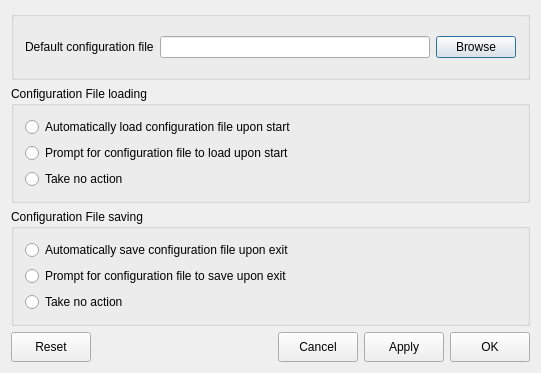
<?xml version="1.0" encoding="UTF-8"?>
<ui version="4.0">
 <class>CConfigFileSettingsBaseDialog</class>
 <widget class="QDialog" name="CConfigFileSettingsBaseDialog">
  <property name="geometry">
   <rect>
    <x>0</x>
    <y>0</y>
    <width>541</width>
    <height>373</height>
   </rect>
  </property>
  <property name="windowTitle">
   <string>Configuration File Settings</string>
  </property>
  <layout class="QGridLayout">
   <item row="0" column="0">
    <widget class="Q3GroupBox" name="groupBox11">
     <property name="title">
      <string/>
     </property>
     <layout class="QGridLayout">
      <item row="0" column="1">
       <widget class="QLineEdit" name="m_lineeditconfigfile"/>
      </item>
      <item row="0" column="0">
       <widget class="QLabel" name="textLabel1">
        <property name="text">
         <string>Default configuration file</string>
        </property>
        <property name="wordWrap">
         <bool>false</bool>
        </property>
       </widget>
      </item>
      <item row="0" column="2">
       <widget class="QPushButton" name="m_pushbuttonbrowse">
        <property name="text">
         <string>Browse</string>
        </property>
       </widget>
      </item>
     </layout>
    </widget>
   </item>
   <item row="1" column="0">
    <widget class="Q3GroupBox" name="groupBox12">
     <property name="title">
      <string>Configuration File loading</string>
     </property>
     <layout class="QGridLayout">
      <item row="0" column="0">
       <widget class="QRadioButton" name="m_radiobuttonloadauto">
        <property name="text">
         <string>Automatically load configuration file upon start</string>
        </property>
       </widget>
      </item>
      <item row="1" column="0">
       <widget class="QRadioButton" name="m_radiobuttonloadprompt">
        <property name="text">
         <string>Prompt for configuration file to load upon start</string>
        </property>
       </widget>
      </item>
      <item row="2" column="0">
       <widget class="QRadioButton" name="m_radiobuttonloadnoaction">
        <property name="text">
         <string>Take no action</string>
        </property>
       </widget>
      </item>
     </layout>
    </widget>
   </item>
   <item row="2" column="0">
    <widget class="Q3GroupBox" name="m_radiobuttonnoaction">
     <property name="title">
      <string>Configuration File saving</string>
     </property>
     <layout class="QGridLayout">
      <item row="1" column="0">
       <widget class="QRadioButton" name="m_radiobuttonsaveprompt">
        <property name="text">
         <string>Prompt for configuration file to save upon exit</string>
        </property>
       </widget>
      </item>
      <item row="2" column="0">
       <widget class="QRadioButton" name="m_radiobuttonsavenoaction">
        <property name="text">
         <string>Take no action</string>
        </property>
       </widget>
      </item>
      <item row="0" column="0">
       <widget class="QRadioButton" name="m_radiobuttonsaveauto">
        <property name="text">
         <string>Automatically save configuration file upon exit</string>
        </property>
       </widget>
      </item>
     </layout>
    </widget>
   </item>
   <item row="3" column="0">
    <layout class="QHBoxLayout">
     <item>
      <widget class="QPushButton" name="m_pushbuttonreset">
       <property name="sizePolicy">
        <sizepolicy hsizetype="Preferred" vsizetype="Fixed">
         <horstretch>0</horstretch>
         <verstretch>0</verstretch>
        </sizepolicy>
       </property>
       <property name="minimumSize">
        <size>
         <width>80</width>
         <height>30</height>
        </size>
       </property>
       <property name="whatsThis">
        <string>Abandon all changes</string>
       </property>
       <property name="text">
        <string>Reset</string>
       </property>
       <property name="autoDefault">
        <bool>false</bool>
       </property>
      </widget>
     </item>
     <item>
      <spacer name="spacer1">
       <property name="orientation">
        <enum>Qt::Horizontal</enum>
       </property>
       <property name="sizeType">
        <enum>QSizePolicy::Expanding</enum>
       </property>
       <property name="sizeHint" stdset="0">
        <size>
         <width>160</width>
         <height>20</height>
        </size>
       </property>
      </spacer>
     </item>
     <item>
      <widget class="QPushButton" name="m_pushbuttoncancel">
       <property name="sizePolicy">
        <sizepolicy hsizetype="Preferred" vsizetype="Fixed">
         <horstretch>0</horstretch>
         <verstretch>0</verstretch>
        </sizepolicy>
       </property>
       <property name="minimumSize">
        <size>
         <width>80</width>
         <height>30</height>
        </size>
       </property>
       <property name="whatsThis">
        <string>Abandon all changes</string>
       </property>
       <property name="text">
        <string>Cancel</string>
       </property>
       <property name="autoDefault">
        <bool>false</bool>
       </property>
      </widget>
     </item>
     <item>
      <widget class="QPushButton" name="m_pushbuttonapply">
       <property name="sizePolicy">
        <sizepolicy hsizetype="Preferred" vsizetype="Fixed">
         <horstretch>0</horstretch>
         <verstretch>0</verstretch>
        </sizepolicy>
       </property>
       <property name="minimumSize">
        <size>
         <width>80</width>
         <height>30</height>
        </size>
       </property>
       <property name="whatsThis">
        <string>Apply changes</string>
       </property>
       <property name="text">
        <string>Apply</string>
       </property>
       <property name="autoDefault">
        <bool>false</bool>
       </property>
      </widget>
     </item>
     <item>
      <widget class="QPushButton" name="m_pushbuttonok">
       <property name="sizePolicy">
        <sizepolicy hsizetype="Preferred" vsizetype="Fixed">
         <horstretch>0</horstretch>
         <verstretch>0</verstretch>
        </sizepolicy>
       </property>
       <property name="minimumSize">
        <size>
         <width>80</width>
         <height>30</height>
        </size>
       </property>
       <property name="toolTip">
        <string>Apply changes and close window</string>
       </property>
       <property name="text">
        <string>OK</string>
       </property>
      </widget>
     </item>
    </layout>
   </item>
  </layout>
 </widget>
 <layoutdefault spacing="6" margin="11"/>
 <pixmapfunction>qPixmapFromMimeSource</pixmapfunction>
 <customwidgets>
  <customwidget>
   <class>Q3GroupBox</class>
   <extends>QGroupBox</extends>
   <header>Qt3Support/Q3GroupBox</header>
   <container>1</container>
  </customwidget>
 </customwidgets>
 <resources/>
 <connections>
  <connection>
   <sender>m_lineeditconfigfile</sender>
   <signal>textChanged(QString)</signal>
   <receiver>CConfigFileSettingsBaseDialog</receiver>
   <slot>lineeditconfigfile_textChanged(QString)</slot>
   <hints>
    <hint type="sourcelabel">
     <x>20</x>
     <y>20</y>
    </hint>
    <hint type="destinationlabel">
     <x>20</x>
     <y>20</y>
    </hint>
   </hints>
  </connection>
  <connection>
   <sender>m_pushbuttonbrowse</sender>
   <signal>clicked()</signal>
   <receiver>CConfigFileSettingsBaseDialog</receiver>
   <slot>pushbuttonbrowse_clicked()</slot>
   <hints>
    <hint type="sourcelabel">
     <x>20</x>
     <y>20</y>
    </hint>
    <hint type="destinationlabel">
     <x>20</x>
     <y>20</y>
    </hint>
   </hints>
  </connection>
  <connection>
   <sender>m_radiobuttonloadauto</sender>
   <signal>clicked()</signal>
   <receiver>CConfigFileSettingsBaseDialog</receiver>
   <slot>radiobuttonloadauto_clicked()</slot>
   <hints>
    <hint type="sourcelabel">
     <x>20</x>
     <y>20</y>
    </hint>
    <hint type="destinationlabel">
     <x>20</x>
     <y>20</y>
    </hint>
   </hints>
  </connection>
  <connection>
   <sender>m_radiobuttonloadprompt</sender>
   <signal>clicked()</signal>
   <receiver>CConfigFileSettingsBaseDialog</receiver>
   <slot>radiobuttonloadprompt_clicked()</slot>
   <hints>
    <hint type="sourcelabel">
     <x>20</x>
     <y>20</y>
    </hint>
    <hint type="destinationlabel">
     <x>20</x>
     <y>20</y>
    </hint>
   </hints>
  </connection>
  <connection>
   <sender>m_radiobuttonloadnoaction</sender>
   <signal>clicked()</signal>
   <receiver>CConfigFileSettingsBaseDialog</receiver>
   <slot>radiobuttonloadnoaction_clicked()</slot>
   <hints>
    <hint type="sourcelabel">
     <x>20</x>
     <y>20</y>
    </hint>
    <hint type="destinationlabel">
     <x>20</x>
     <y>20</y>
    </hint>
   </hints>
  </connection>
  <connection>
   <sender>m_radiobuttonsaveauto</sender>
   <signal>clicked()</signal>
   <receiver>CConfigFileSettingsBaseDialog</receiver>
   <slot>radiobuttonsaveauto_clicked()</slot>
   <hints>
    <hint type="sourcelabel">
     <x>20</x>
     <y>20</y>
    </hint>
    <hint type="destinationlabel">
     <x>20</x>
     <y>20</y>
    </hint>
   </hints>
  </connection>
  <connection>
   <sender>m_radiobuttonsaveprompt</sender>
   <signal>clicked()</signal>
   <receiver>CConfigFileSettingsBaseDialog</receiver>
   <slot>radiobuttonsaveprompt_clicked()</slot>
   <hints>
    <hint type="sourcelabel">
     <x>20</x>
     <y>20</y>
    </hint>
    <hint type="destinationlabel">
     <x>20</x>
     <y>20</y>
    </hint>
   </hints>
  </connection>
  <connection>
   <sender>m_radiobuttonsavenoaction</sender>
   <signal>clicked()</signal>
   <receiver>CConfigFileSettingsBaseDialog</receiver>
   <slot>radiobuttonsavenoaction_clicked()</slot>
   <hints>
    <hint type="sourcelabel">
     <x>20</x>
     <y>20</y>
    </hint>
    <hint type="destinationlabel">
     <x>20</x>
     <y>20</y>
    </hint>
   </hints>
  </connection>
  <connection>
   <sender>m_pushbuttoncancel</sender>
   <signal>clicked()</signal>
   <receiver>CConfigFileSettingsBaseDialog</receiver>
   <slot>pushbuttoncancel_clicked()</slot>
   <hints>
    <hint type="sourcelabel">
     <x>20</x>
     <y>20</y>
    </hint>
    <hint type="destinationlabel">
     <x>20</x>
     <y>20</y>
    </hint>
   </hints>
  </connection>
  <connection>
   <sender>m_pushbuttonapply</sender>
   <signal>clicked()</signal>
   <receiver>CConfigFileSettingsBaseDialog</receiver>
   <slot>pushbuttonapply_clicked()</slot>
   <hints>
    <hint type="sourcelabel">
     <x>20</x>
     <y>20</y>
    </hint>
    <hint type="destinationlabel">
     <x>20</x>
     <y>20</y>
    </hint>
   </hints>
  </connection>
  <connection>
   <sender>m_pushbuttonok</sender>
   <signal>clicked()</signal>
   <receiver>CConfigFileSettingsBaseDialog</receiver>
   <slot>pushbuttonok_clicked()</slot>
   <hints>
    <hint type="sourcelabel">
     <x>20</x>
     <y>20</y>
    </hint>
    <hint type="destinationlabel">
     <x>20</x>
     <y>20</y>
    </hint>
   </hints>
  </connection>
  <connection>
   <sender>m_pushbuttonreset</sender>
   <signal>clicked()</signal>
   <receiver>CConfigFileSettingsBaseDialog</receiver>
   <slot>pushbuttonreset_clicked()</slot>
   <hints>
    <hint type="sourcelabel">
     <x>20</x>
     <y>20</y>
    </hint>
    <hint type="destinationlabel">
     <x>20</x>
     <y>20</y>
    </hint>
   </hints>
  </connection>
 </connections>
</ui>
